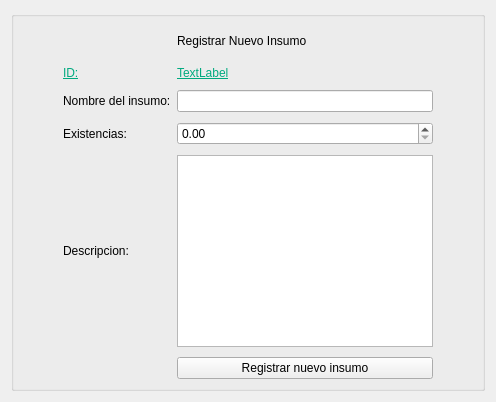
                <widget class="QWidget" name="RegistrarInsumo">
                 <property name="styleSheet">
                  <string notr="true"/>
                 </property>
                 <attribute name="title">
                  <string>Registrar insumo</string>
                 </attribute>
                 <layout class="QVBoxLayout" name="verticalLayout_6">
                  <item>
                   <widget class="QGroupBox" name="groupBoxInsumo">
                    <property name="title">
                     <string/>
                    </property>
                    <layout class="QGridLayout" name="gridLayout_2">
                     <property name="verticalSpacing">
                      <number>10</number>
                     </property>
                     <item row="2" column="3">
                      <widget class="QLineEdit" name="lineEdit_Nombre_Insumo"/>
                     </item>
                     <item row="5" column="3">
                      <widget class="QPushButton" name="pushButton_Registrar_Inusmo">
                       <property name="text">
                        <string>Registrar nuevo insumo</string>
                       </property>
                      </widget>
                     </item>
                     <item row="3" column="3">
                      <widget class="QDoubleSpinBox" name="SpinBoxExistencia"/>
                     </item>
                     <item row="3" column="0">
                      <spacer name="horizontalSpacer_4">
                       <property name="orientation">
                        <enum>Qt::Horizontal</enum>
                       </property>
                       <property name="sizeHint" stdset="0">
                        <size>
                         <width>40</width>
                         <height>20</height>
                        </size>
                       </property>
                      </spacer>
                     </item>
                     <item row="4" column="1" colspan="2">
                      <widget class="QLabel" name="label_Descripcion">
                       <property name="styleSheet">
                        <string notr="true">font: 14pt &quot;MS Shell Dlg 2&quot;;</string>
                       </property>
                       <property name="text">
                        <string>Descripcion:</string>
                       </property>
                      </widget>
                     </item>
                     <item row="4" column="3">
                      <widget class="QTextEdit" name="textEdit_Descripcion"/>
                     </item>
                     <item row="1" column="1">
                      <widget class="QLabel" name="label_ID">
                       <property name="styleSheet">
                        <string notr="true">font: 75 14pt &quot;MS Shell Dlg 2&quot;;
text-decoration: underline;
color:rgb(0, 170, 127);
</string>
                       </property>
                       <property name="text">
                        <string>ID:</string>
                       </property>
                      </widget>
                     </item>
                     <item row="3" column="1" colspan="2">
                      <widget class="QLabel" name="label_Existencia">
                       <property name="styleSheet">
                        <string notr="true">font: 14pt &quot;MS Shell Dlg 2&quot;;</string>
                       </property>
                       <property name="text">
                        <string>Existencias:</string>
                       </property>
                      </widget>
                     </item>
                     <item row="1" column="3">
                      <widget class="QLabel" name="ID_Insumo">
                       <property name="styleSheet">
                        <string notr="true">font: 75 14pt &quot;MS Shell Dlg 2&quot;;
text-decoration: underline;
color:rgb(0, 170, 127);</string>
                       </property>
                       <property name="text">
                        <string>TextLabel</string>
                       </property>
                      </widget>
                     </item>
                     <item row="2" column="1" colspan="2">
                      <widget class="QLabel" name="label_Nombre_Insumo">
                       <property name="styleSheet">
                        <string notr="true">font: 14pt &quot;MS Shell Dlg 2&quot;;</string>
                       </property>
                       <property name="text">
                        <string>Nombre del insumo:</string>
                       </property>
                      </widget>
                     </item>
                     <item row="0" column="4">
                      <spacer name="horizontalSpacer_5">
                       <property name="orientation">
                        <enum>Qt::Horizontal</enum>
                       </property>
                       <property name="sizeHint" stdset="0">
                        <size>
                         <width>40</width>
                         <height>20</height>
                        </size>
                       </property>
                      </spacer>
                     </item>
                     <item row="0" column="3">
                      <widget class="QLabel" name="label_Titulo_Registrar">
                       <property name="minimumSize">
                        <size>
                         <width>30</width>
                         <height>30</height>
                        </size>
                       </property>
                       <property name="maximumSize">
                        <size>
                         <width>1500</width>
                         <height>200</height>
                        </size>
                       </property>
                       <property name="styleSheet">
                        <string notr="true">font: 75 36pt &quot;MS Shell Dlg 2&quot;;</string>
                       </property>
                       <property name="lineWidth">
                        <number>-1</number>
                       </property>
                       <property name="text">
                        <string>Registrar Nuevo Insumo</string>
                       </property>
                       <property name="alignment">
                        <set>Qt::AlignLeading|Qt::AlignLeft|Qt::AlignVCenter</set>
                       </property>
                      </widget>
                     </item>
                    </layout>
                   </widget>
                  </item>
                 </layout>
                </widget>
